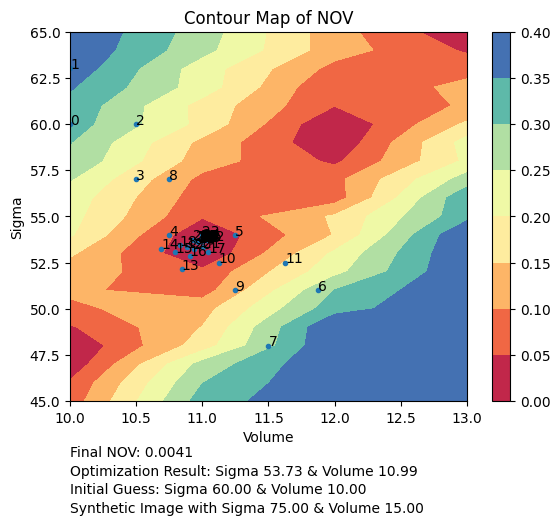
#> input picture NOV_map_RV_s75.00_v15.00_IG_s60.00_v10.00.png, 560 x 525 px, given in place of needle_s0.00_v0.00_rn1.00.jpg, which was not available
$ jupyter execute --allow-errors TEST.ipynb
#> lines starting #> are read from the running program, lines starting #| are printed output that depends on the picture; pictures that were not available may be replaced by others from this repository, and a replacement may not be noted
### genDrops_python/genSingleDrop.py
from datetime import datetime
import math as m
import numpy as np


from scipy.interpolate import interp1d
import matplotlib.pyplot as plt
import os
import warnings
warnings.filterwarnings('ignore')
from genDrops_python.dif1D import *
#from dif1D import *
from genDrops_python.fit_circle_through_3_points import *

def __init__():
   return


def rms(y) :
        rms = np.sqrt(np.mean(y**2))
        return rms


def vmax(rneedle,sigma,deltarho=1e-3,grav=9.807e3):
    vmax=m.pi*(2*rneedle)*sigma/(deltarho*grav)
    return vmax


def genSingleDrop(savepath,sigma,rneedle=1,volume0=0,output=0):
    '''
    sigma: surface tension [mN/m]
    volume0: prescribed volume in mm^3; if volume0=0, volume0=vmax
    rneedle: radius of the needle [mm]; default 1
    output: 0-->save images, 1-->output r and z
    '''
    # physical parameters


    #sigma = 100;       # surface tension [mN/m]
    #rneedle = 1; # radius of the needle [mm]
    #volume0 = 32;      # prescribed volume in mm^3
    grav = 9.807e3;    # gravitational acceleration [mm/s^2]
    deltarho = 1e-3;   # density difference [10^6 kg/m^3]
    pi=m.pi

    # numerical parameters
    N = 40;          # resolution of the discretization for calculation
    Nplot = 80;      # resolution of the discretization for plotting
    Ncheb = 10;      # number of Chebyshev to describe the shape
    alpha = 0.1;     # relaxation parameter in the Newton-Raphson scheme

    vmax=pi*(2*rneedle)*sigma/(deltarho*grav)

    if volume0 == 0:
       volume0 = vmax

    if volume0 <= vmax:

      # NOTE: the calculation is done in dimensionless form, using the
      # dimensionless surface tension sigma' and volume V'

      # calculate the dimensionless quantities
      sigmaprime = sigma/(deltarho*grav*rneedle**2)
      volume0prime = volume0/rneedle**3

      # find the initial guess of the droplet shape
      if  deltarho*grav*volume0/(2*m.pi*sigma*rneedle) > 0.14:

          # predict the maximum length of the interface (empirical Nagel)
          smax = m.sqrt(sigmaprime)*2.0/0.8701

          # get the differentation/integration matrices and the grid
          D,_,w,s = dif1D('cheb',0,smax,N,5)

          # predict the shape of the interface (empirical Nagel)
          z = -4/3*smax/m.pi*(np.cos(m.pi*3/4*s/smax))
          z = z - max(z)
          r = 4/3*smax/m.pi*(np.sin(m.pi*3/4*s/smax))
          psi = m.pi*3/4*s/smax

          C = 1; # initial stretch parameter
          p0 = m.sqrt(sigmaprime)*1.5; # predict the pressure (empirical Nagel)

      else:

          # find the roots for the polynomial of a spherical cap
          rts = np.roots([pi/6 ,0 ,pi/2 ,-volume0prime])
          h0 = np.real(rts[2])

          ABC=np.array(np.vstack(((1,0),(0,-h0),(-1,0))))
          Rguess,xcyc = fit_circle_through_3_points(ABC)

          # get the opening angle of the circle

          if xcyc[1] < 0:
            theta = m.acos(1/Rguess)
          else:
            theta = -m.acos(1/Rguess)


          # predict the maximum length of the interface
          smax = Rguess*(2*theta+m.pi)

          # get the differentation/integration matrices and the grid
          D,_,w,s = dif1D('fd',0,smax,N,5)

          # start- and end-point of the current radial line
          dtheta = np.linspace(-m.pi/2,theta,N)
          dtheta = dtheta.T
          r = xcyc[0] + Rguess*np.cos(dtheta).reshape((40,1))
          z = xcyc[1] + Rguess*np.sin(dtheta).reshape((40,1))

          psi = np.arctan2(np.dot(D,z),np.dot(D,r)).reshape((40,1))

          C = 1;                      # initial stretch parameter
          p0 = 2*Rguess*sigmaprime;   # predict the pressure

          # get the differentation/integration matrices and the grid
          D,_,w,s = dif1D('cheb',0,smax,N,5)


      # initialize some variables
      Z = np.zeros((N,N));            # matrix filled with zeros
      IDL = np.hstack((1, np.zeros((N-1)))); # line with single one and rest zeros
      ZL = np.zeros(N);       # line completely filled with zeros
      u = np.ones((3*N+2,1));
      b = np.ones((3*N+2,1)); # solution vector and right hand side
      iter = 0; crash = 0;

      while rms(u) > 1e-10:

        iter = iter + 1

        if iter > 1200 :
          #print('iter > 1200!')
          crash = 1; break

        # determine r from psi
        A11 = C*D;
        A13 = np.diag(np.squeeze(np.sin(psi)))
        A18 = np.dot(D,r);
        b1 = -(C*np.dot(D,r)-np.cos(psi))
        # determine z from psi
        A22 = C*D;
        A23 = np.diag(np.squeeze(-np.cos(psi)));
        A28 = np.dot(D,z)
        b2 = -(C*np.dot(D,z)-np.sin(psi))

        # determine psi from Laplace law

        A31 = -sigmaprime*np.diag(np.squeeze(np.sin(psi)/r**2))
        A32 = np.diag(np.squeeze(np.ones(N)))
        A33 = C*sigmaprime*D + sigmaprime*np.diag(np.squeeze(np.cos(psi)/r))
        A38 = sigmaprime*(np.dot(D,psi))
        A39 = -np.ones(N)
        b3 = p0-z-sigmaprime*(C*np.dot(D,psi)+np.sin(psi)/r)

        # impose the needle radius as a BC (imposes the domain length)
        # NOTE: the lengths are scaled with the radius, thus its value is one

        A81 = np.flip(IDL).reshape(1,N);
        b8 = (1-r[-1])

          # determine pressure - use volume
        A91 = 2*w*r.T*np.sin(psi.T)
        A93 = w*r.T**2*np.cos(psi.T)
        A98 = np.array(-volume0prime/m.pi).reshape(1,1)
        b9 = -(np.dot(w,(r**2*np.sin(psi)))-C*volume0prime/m.pi)

        # boundary condition r(0) = 0
        A11[0,:] = IDL;

        A13[0,:] = ZL;
        A18[0] = 0
        b1[0] = -r[0]

        # boundary condition z(s0) = 0
        A22[0,:] = np.flip(IDL);
        A23[0,:] = ZL;
        A28[0] = 0
        b2[0] = -z[-1]

        # boundary condition phi(0) = 0
        A31[0,:] = ZL;
        A32[0,:] = ZL;
        A33[0,:] = IDL;
        A38[0,:] = 0;
        A39[0] = 0
        A39=A39.reshape(N,1)
        b3[0] = -psi[0]

        # assemble matrices
        Z1 = np.zeros(N).reshape(N,1)

        # [6 lines of commented-out code are left out]

        A = np.vstack((np.hstack((A11, Z, A13, A18, Z1)),
                      np.hstack((Z, A22, A23, A28, Z1)),
                      np.hstack((A31, A32, A33, A38, A39)),
                      np.hstack((A81, np.zeros((1,2*N)), np.array(-1).reshape(1,1), np.array(0).reshape(1,1))),
                      np.hstack((A91, Z1.T,A93,A98,np.array(0).reshape(1,1)))))

        b = np.vstack((b1,b2,b3,b8,b9));

        # solve the system of equations
        u = np.linalg.inv(A).dot(b)

        # update variables
        r   = r   + alpha*u[0:N]
        z   = z   + alpha*u[N:2*N];
        psi = psi + alpha*u[2*N:3*N];
        C   = C   + alpha*u[3*N];
        p0  = p0  + alpha*u[3*N];

        if rms(b) > 1e3:
          crash = 1; break;

      # calculate the Chebyshev coefficients
      # Dont need this part to plot the drop!!!!!!!
      # 'I am stupid!' ------Charles Leclerc
      #coefr = fchebt(r,Ncheb,0);
      #coefz = fchebt(z,Ncheb,0);

      # compute volume and area (scaled back to dimensionfull)

      volume=round(float(np.dot(rneedle**3*pi*w,(r**2*np.sin(psi))/C)),12)
      area=round(float(np.dot(rneedle**2*pi*2*w,(r)/C)),12)
      pressure=round(float(deltarho*grav*rneedle*p0),12)
      #print('volume = ', volume,' mm^3')
      #print('area = ',area ,' mm^2')
      #print('pressure = ',pressure ,' Pa')

      # % plot the shape of the drop on the numerical grid
      # figure; hold on
      # scatter(rneedle*r',rneedle*z','b');
      # plot(rneedle*r',rneedle*z','b');
      # set(gca,'DataAspectRatio',[1 1 1])#
      # interpolate the numerical solutions on a finer grid.
      # NOTE: the "right" way to interpolate is to fit a higher-orde polynomial
      # though all the points (see book of Trefethen on Spectral Methods in
      # Matlab, page  63). For plotting purposes we use a simpler interpolation

      #ss = np.linspace(s(1),s(-1),Nplot).T
      #rr = interp1d(s,r,ss,'pchip')
      #zz = interp1d(s,z,ss,'pchip')
      s_a=np.squeeze(s,axis=1)
      r_a=np.squeeze(r,axis=1)
      z_a=np.squeeze(z,axis=1)

    if output==0:
      if volume==volume0:
        # plot the shape of the drop on the plotting grid
        path=savepath+"/s%.2f_v%.2f_rn%.2f.jpg" %(sigma, volume0, rneedle)
        plt.figure(figsize=(4,4))
        plt.plot(r_a,z_a,color='black')
        plt.plot(-r_a,z_a,color='black')
        plt.fill_between(r_a,0,z_a,color='black')
        plt.fill_between(-r_a,0,z_a,color='black')
        plt.axis('equal')
        plt.axis('off')
        #plt.show()
        plt.savefig(path)
      return
    elif output==1:
      return r_a,z_a
    else:
      return

# [15 lines left out: function plt_image_needle, not called in this run]

### cost_function.py
import os.path
import glob
import cv2
from PIL import Image
import numpy as np

def __init__():
   return

def ResizeImage(filein,width,height):
    fileout=filein.resize((width,height),Image.Resampling.LANCZOS)
    return fileout


# [5 lines left out: function img2bw, not called in this run]

def cost(img_ori,img_gen,size=100,output=0):
    '''
    Input:
    img_ori = Image.open(path)
    img_ori: the picture need be estimate the tension
    img_gen: the picture that function generated
    size: the size of comparation picture

    output = 0 --> lost
    output = 1 --> accurancy
    output = others --> accurancy, C (image matrix)

    Output
    accurancy:matched pixels/ max drop pixels
    C: the canparation picture in matrix
    '''
    t=0; f=0; drop_ori=0; drop_gen=0 # pixel that same(T) different(F) and original drop (drop)
    A=img2bw(img_ori,size)
    B=img2bw(img_gen,size)
    C=np.zeros((size,size))
    for i in range (size):
        #print(i)
        for j in range(size):
            #print(j)
            if A[i,j]==0:
                drop_ori=drop_ori+1
            if B[i,j]==0:
                drop_gen=drop_gen+1

            if A[i,j]==B[i,j]:
                C[i,j]=255
                t=t+1
            else:
                C[i,j]=0
                f=f+1
    lost=f/max(drop_gen,drop_ori)
    accurancy=1-lost

    if output == 0:
        return lost
    elif output == 1:
        return accurancy
    else:
        return accurancy,C

### TEST.ipynb
[cell 1]
import numpy as np
import numpy.matlib
from numpy.matlib import repmat
import math as m
import os
from scipy.linalg import toeplitz
from scipy.special import gamma
from scipy.interpolate import interp1d
import scipy.sparse
import scipy
from genDrops_python.genSingleDrop import *
from genDrops_python.fit_circle_through_3_points import *
import matplotlib.pyplot as plt
import matplotlib.image as mpimg
import time

[cell 2]
def plt_image_needle(r_a,z_a,path,l_needle=4,sigma=0,volume0=0,rneedle=1):
    path=os.path.abspath('./')
    path=path+"/s%.2f_v%.2f_rn%.2f_ln%.2f_needle.jpg" %(sigma, volume0, rneedle,l_needle)
    plt.figure(figsize=(4,4))
    plt.plot(r_a,z_a,color='black')
    plt.plot(-r_a,z_a,color='black')

    plt.fill_between(r_a,l_needle,0,color='black')
    plt.fill_between(-r_a,l_needle,0,color='black')
    plt.fill_between(r_a,0,z_a,color='black')
    plt.fill_between(-r_a,0,z_a,color='black')

    plt.axis('equal')
    plt.axis('off')
    plt.savefig(path)


def remove_edge_figure(img_path):
#> called with img_path = 'needle_s0.00_v0.00_rn1.00.jpg'
    img = mpimg.imread(img_path)
#> img is the input picture: shape (525, 560, 4) float32; mean R, G, B, A 0.849, 0.785, 0.715, 1
    ini_size = img.shape
#> ini_size = (525, 560, 4)
    x = 0
    xx = img.shape[0]
#> xx = 525
    y = 0
    yy = img.shape[1]
#> yy = 560
    for channel in range(img.shape[2]):
        for i in np.arange(0, img.shape[0], 1):
            if img[i, :, channel].sum() != img.shape[1]:
                x = max(x, i)
                break
        for i in np.arange(img.shape[0] - 1, -1, -1):
            if img[i, :, channel].sum() != img.shape[1]:
                xx = min(xx, i)
                break
        for j in np.arange(0, img.shape[1], 1):
            if img[:, j, channel].sum() != img.shape[0]:
                y = max(y, j)
                break
        for j in np.arange(img.shape[1] - 1, -1, -1):
            if img[:, j, channel].sum() != img.shape[0]:
                yy = min(yy, j)
                break
    cutted_res = img[x - 5:xx + 5, y - 5:yy + 5, :]
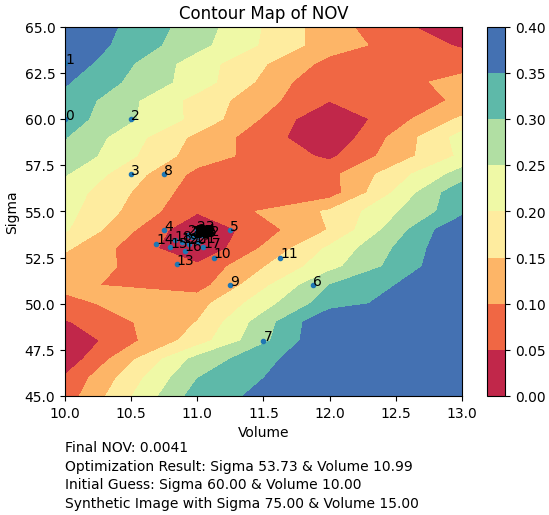
#> cutted_res: shape (515, 549, 4) float32; mean R, G, B, A 0.843, 0.777, 0.704, 1
    return cutted_res, ini_size, cutted_res.shape

[cell 3]
sigma=73
volume0=20
rneedle=0.5

[cell 4]
from genDrops_python.genSingleDrop import *
# plot the shape of the drop on the plotting grid
#path=savepath+"/s%.2f_v%.2f_rn%.2f.jpg" %(sigma, volume0, rneedle)
path=os.path.abspath('./')
sigma=73
volume0=18
rneedle=0.5
#> (the rest of this cell did not finish here and is left out)

[cell 5]
path=os.path.abspath('./')
path=path+"/needle_s%.2f_v%.2f_rn%.2f.jpg" %(sigma, volume0, rneedle)
plt.figure(figsize=(4,4))
#> (the rest of this cell did not finish here and is left out)

[cell 6]
path_img=os.path.abspath('./needle_s0.00_v0.00_rn1.00.jpg')
cutted_figure, ini_size, final_size=remove_edge_figure(path_img)
#> ini_size = (525, 560, 4); final_size = (515, 549, 4)
mpimg.imsave(path + 'resize.png', cutted_figure)
print(path + 'resize.png')

[cell 7]
from cost_function import cost, img2bw
import os.path
import glob
import cv2
import numpy as np
from PIL import Image
import matplotlib.pyplot as plt

img_gen=Image.open('./s73.00_v18.00_rn0.50_ln4.00_needle.jpg')
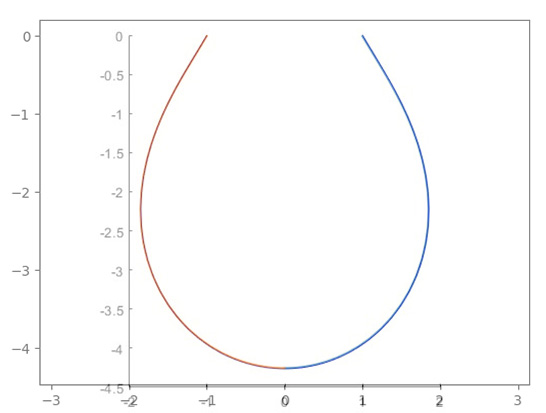
#> input picture WaterDrop.jpg, 546 x 413 px, given in place of s73.00_v18.00_rn0.50_ln4.00_needle.jpg, which was not available
#> img_gen is the input picture: PIL image 546x413 RGB; mean R, G, B 251.8, 251.7, 251.8
img_ori=Image.open('./Images_Experiment/220304_miliq_T17.7_S73.04.png')
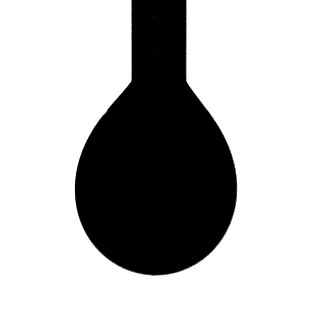
#> input picture images_experiment/220304_miliq_T17.7_S73.04.png, 323 x 323 px, found by its file name
#> img_ori is the input picture: PIL image 323x323 RGB; mean R, G, B 183.8, 184.5, 183.8
#> (the rest of this cell did not finish here and is left out)

print(ac)
Image.fromarray(np.uint8(C))
